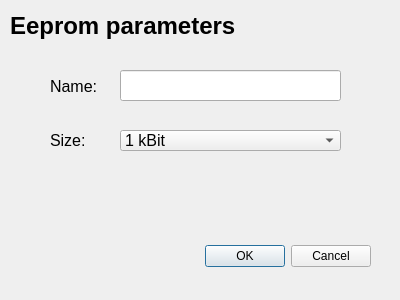
<?xml version="1.0" encoding="UTF-8"?>
<ui version="4.0">
 <class>Dialog</class>
 <widget class="QDialog" name="Dialog">
  <property name="geometry">
   <rect>
    <x>0</x>
    <y>0</y>
    <width>400</width>
    <height>300</height>
   </rect>
  </property>
  <property name="windowTitle">
   <string>Eeprom parameters configuration</string>
  </property>
  <widget class="QDialogButtonBox" name="AcceptRejectButtonBox">
   <property name="geometry">
    <rect>
     <x>30</x>
     <y>240</y>
     <width>341</width>
     <height>32</height>
    </rect>
   </property>
   <property name="orientation">
    <enum>Qt::Horizontal</enum>
   </property>
   <property name="standardButtons">
    <set>QDialogButtonBox::Cancel|QDialogButtonBox::Ok</set>
   </property>
  </widget>
  <widget class="QLabel" name="EepromParametersName">
   <property name="geometry">
    <rect>
     <x>10</x>
     <y>10</y>
     <width>251</width>
     <height>31</height>
    </rect>
   </property>
   <property name="font">
    <font>
     <pointsize>18</pointsize>
     <weight>75</weight>
     <bold>true</bold>
    </font>
   </property>
   <property name="text">
    <string>Eeprom parameters</string>
   </property>
  </widget>
  <widget class="QLabel" name="EepromNameText">
   <property name="geometry">
    <rect>
     <x>50</x>
     <y>80</y>
     <width>47</width>
     <height>13</height>
    </rect>
   </property>
   <property name="font">
    <font>
     <pointsize>12</pointsize>
    </font>
   </property>
   <property name="text">
    <string>Name:</string>
   </property>
  </widget>
  <widget class="QLabel" name="EepromSizeText">
   <property name="geometry">
    <rect>
     <x>50</x>
     <y>130</y>
     <width>101</width>
     <height>21</height>
    </rect>
   </property>
   <property name="font">
    <font>
     <pointsize>12</pointsize>
    </font>
   </property>
   <property name="text">
    <string>Size:</string>
   </property>
  </widget>
  <widget class="QLineEdit" name="EepromNameLineTextEdit">
   <property name="geometry">
    <rect>
     <x>120</x>
     <y>70</y>
     <width>221</width>
     <height>31</height>
    </rect>
   </property>
   <property name="inputMethodHints">
    <set>Qt::ImhDigitsOnly|Qt::ImhPreferNumbers</set>
   </property>
  </widget>
  <widget class="QComboBox" name="EepromSizeComboBox">
   <property name="geometry">
    <rect>
     <x>120</x>
     <y>130</y>
     <width>221</width>
     <height>21</height>
    </rect>
   </property>
   <property name="font">
    <font>
     <pointsize>12</pointsize>
    </font>
   </property>
   <property name="layoutDirection">
    <enum>Qt::LeftToRight</enum>
   </property>
   <item>
    <property name="text">
     <string>1 kBit</string>
    </property>
   </item>
   <item>
    <property name="text">
     <string>2 Kbit</string>
    </property>
   </item>
   <item>
    <property name="text">
     <string>4 Kbit</string>
    </property>
   </item>
   <item>
    <property name="text">
     <string>8 Kbit</string>
    </property>
   </item>
   <item>
    <property name="text">
     <string>16 Kbit</string>
    </property>
   </item>
   <item>
    <property name="text">
     <string>32 Kbit</string>
    </property>
   </item>
   <item>
    <property name="text">
     <string>64 Kbit</string>
    </property>
   </item>
   <item>
    <property name="text">
     <string>128 Kbit</string>
    </property>
   </item>
   <item>
    <property name="text">
     <string>256 kBit</string>
    </property>
   </item>
   <item>
    <property name="text">
     <string>512 Kbit</string>
    </property>
   </item>
   <item>
    <property name="text">
     <string>1024 kBit</string>
    </property>
   </item>
  </widget>
 </widget>
 <resources/>
 <connections>
  <connection>
   <sender>AcceptRejectButtonBox</sender>
   <signal>accepted()</signal>
   <receiver>Dialog</receiver>
   <slot>accept()</slot>
   <hints>
    <hint type="sourcelabel">
     <x>248</x>
     <y>254</y>
    </hint>
    <hint type="destinationlabel">
     <x>157</x>
     <y>274</y>
    </hint>
   </hints>
  </connection>
  <connection>
   <sender>AcceptRejectButtonBox</sender>
   <signal>rejected()</signal>
   <receiver>Dialog</receiver>
   <slot>reject()</slot>
   <hints>
    <hint type="sourcelabel">
     <x>316</x>
     <y>260</y>
    </hint>
    <hint type="destinationlabel">
     <x>286</x>
     <y>274</y>
    </hint>
   </hints>
  </connection>
 </connections>
</ui>
